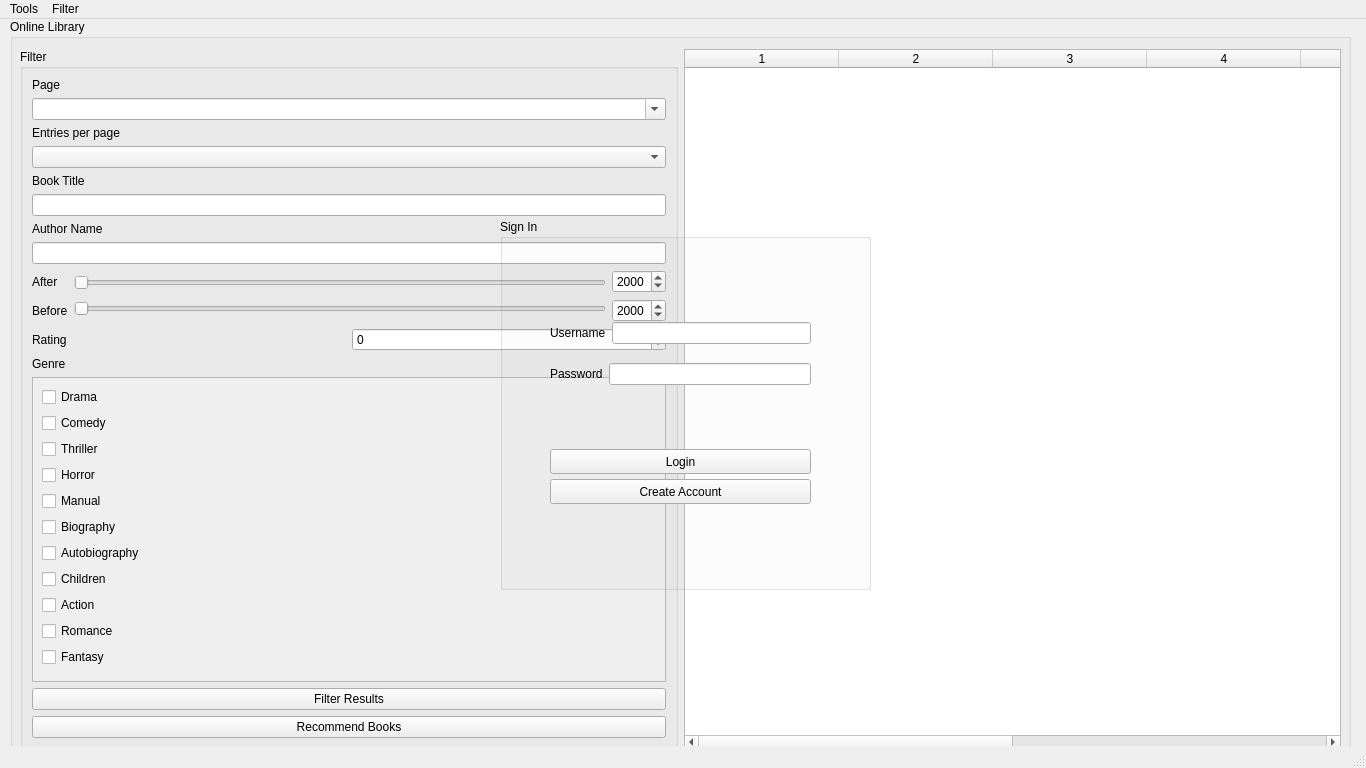
<?xml version="1.0" encoding="UTF-8"?>
<ui version="4.0">
 <class>MainWindow</class>
 <widget class="QMainWindow" name="MainWindow">
  <property name="geometry">
   <rect>
    <x>0</x>
    <y>0</y>
    <width>1366</width>
    <height>768</height>
   </rect>
  </property>
  <property name="font">
   <font>
    <strikeout>false</strikeout>
   </font>
  </property>
  <property name="focusPolicy">
   <enum>Qt::NoFocus</enum>
  </property>
  <property name="windowTitle">
   <string>MainWindow</string>
  </property>
  <widget class="QWidget" name="centralwidget">
   <widget class="QGroupBox" name="loginGroup">
    <property name="geometry">
     <rect>
      <x>500</x>
      <y>200</y>
      <width>371</width>
      <height>371</height>
     </rect>
    </property>
    <property name="title">
     <string>Sign In</string>
    </property>
    <widget class="QPushButton" name="pushButtonLogin">
     <property name="geometry">
      <rect>
       <x>50</x>
       <y>230</y>
       <width>261</width>
       <height>25</height>
      </rect>
     </property>
     <property name="text">
      <string>Login</string>
     </property>
    </widget>
    <widget class="QWidget" name="layoutWidget">
     <property name="geometry">
      <rect>
       <x>50</x>
       <y>90</y>
       <width>261</width>
       <height>91</height>
      </rect>
     </property>
     <layout class="QVBoxLayout" name="verticalLayout">
      <item>
       <layout class="QHBoxLayout" name="horizontalLayout_2">
        <item>
         <widget class="QLabel" name="labelUsername">
          <property name="text">
           <string>Username</string>
          </property>
         </widget>
        </item>
        <item>
         <widget class="QLineEdit" name="lineEditUsername">
          <property name="echoMode">
           <enum>QLineEdit::Normal</enum>
          </property>
         </widget>
        </item>
       </layout>
      </item>
      <item>
       <layout class="QHBoxLayout" name="horizontalLayout">
        <item>
         <widget class="QLabel" name="labelPassword">
          <property name="text">
           <string>Password</string>
          </property>
         </widget>
        </item>
        <item>
         <widget class="QLineEdit" name="lineEditPassword">
          <property name="font">
           <font>
            <strikeout>false</strikeout>
           </font>
          </property>
          <property name="inputMethodHints">
           <set>Qt::ImhHiddenText|Qt::ImhNoAutoUppercase|Qt::ImhNoPredictiveText|Qt::ImhSensitiveData</set>
          </property>
          <property name="inputMask">
           <string notr="true"/>
          </property>
          <property name="echoMode">
           <enum>QLineEdit::Password</enum>
          </property>
         </widget>
        </item>
       </layout>
      </item>
     </layout>
    </widget>
    <widget class="QPushButton" name="pushButtonCreateAccount">
     <property name="geometry">
      <rect>
       <x>50</x>
       <y>260</y>
       <width>261</width>
       <height>25</height>
      </rect>
     </property>
     <property name="text">
      <string>Create Account</string>
     </property>
    </widget>
   </widget>
   <widget class="QGroupBox" name="libGroup">
    <property name="enabled">
     <bool>true</bool>
    </property>
    <property name="geometry">
     <rect>
      <x>10</x>
      <y>0</y>
      <width>1341</width>
      <height>731</height>
     </rect>
    </property>
    <property name="autoFillBackground">
     <bool>false</bool>
    </property>
    <property name="inputMethodHints">
     <set>Qt::ImhNone</set>
    </property>
    <property name="title">
     <string>Online Library</string>
    </property>
    <widget class="QWidget" name="layoutWidget">
     <property name="geometry">
      <rect>
       <x>10</x>
       <y>30</y>
       <width>1321</width>
       <height>701</height>
      </rect>
     </property>
     <layout class="QHBoxLayout" name="LibraryLayout">
      <item>
       <widget class="QGroupBox" name="filterGroup">
        <property name="sizeIncrement">
         <size>
          <width>0</width>
          <height>0</height>
         </size>
        </property>
        <property name="title">
         <string>Filter</string>
        </property>
        <property name="flat">
         <bool>false</bool>
        </property>
        <layout class="QVBoxLayout" name="verticalLayout_9">
         <item>
          <layout class="QVBoxLayout" name="layoutPage">
           <item>
            <widget class="QLabel" name="labelPage">
             <property name="text">
              <string>Page</string>
             </property>
            </widget>
           </item>
           <item>
            <widget class="QComboBox" name="comboBoxPage">
             <property name="editable">
              <bool>true</bool>
             </property>
             <property name="currentIndex">
              <number>-1</number>
             </property>
             <property name="maxCount">
              <number>50</number>
             </property>
            </widget>
           </item>
          </layout>
         </item>
         <item>
          <layout class="QVBoxLayout" name="layoutItemsPage">
           <item>
            <widget class="QLabel" name="labelItemsPage">
             <property name="text">
              <string>Entries per page</string>
             </property>
            </widget>
           </item>
           <item>
            <widget class="QComboBox" name="comboBoxItemsPage">
             <property name="editable">
              <bool>false</bool>
             </property>
             <property name="currentText">
              <string/>
             </property>
             <property name="maxVisibleItems">
              <number>3</number>
             </property>
             <property name="maxCount">
              <number>3</number>
             </property>
            </widget>
           </item>
          </layout>
         </item>
         <item>
          <layout class="QVBoxLayout" name="layoutAuthorTitle">
           <item>
            <widget class="QLabel" name="labelTitle">
             <property name="text">
              <string>Book Title</string>
             </property>
            </widget>
           </item>
           <item>
            <widget class="QLineEdit" name="lineEditTitle"/>
           </item>
           <item>
            <layout class="QVBoxLayout" name="layoutAuthor">
             <item>
              <widget class="QLabel" name="labelAuthor">
               <property name="text">
                <string>Author Name</string>
               </property>
              </widget>
             </item>
             <item>
              <widget class="QLineEdit" name="lineEditAuthor"/>
             </item>
            </layout>
           </item>
          </layout>
         </item>
         <item>
          <layout class="QHBoxLayout" name="layoutYear">
           <item>
            <layout class="QVBoxLayout" name="layoutYearLabels">
             <item>
              <widget class="QLabel" name="labelMinYear">
               <property name="text">
                <string>After</string>
               </property>
              </widget>
             </item>
             <item>
              <widget class="QLabel" name="labelMaxYear">
               <property name="text">
                <string>Before</string>
               </property>
              </widget>
             </item>
            </layout>
           </item>
           <item>
            <layout class="QVBoxLayout" name="layoutYearSliders">
             <item>
              <widget class="QSlider" name="sliderMinYear">
               <property name="minimum">
                <number>1800</number>
               </property>
               <property name="maximum">
                <number>2050</number>
               </property>
               <property name="value">
                <number>1800</number>
               </property>
               <property name="orientation">
                <enum>Qt::Horizontal</enum>
               </property>
               <property name="invertedControls">
                <bool>true</bool>
               </property>
              </widget>
             </item>
             <item>
              <widget class="QSlider" name="sliderMaxYear">
               <property name="minimum">
                <number>1800</number>
               </property>
               <property name="maximum">
                <number>2050</number>
               </property>
               <property name="orientation">
                <enum>Qt::Horizontal</enum>
               </property>
               <property name="invertedControls">
                <bool>true</bool>
               </property>
              </widget>
             </item>
            </layout>
           </item>
           <item>
            <layout class="QVBoxLayout" name="verticalLayout_2">
             <item>
              <widget class="QDateEdit" name="dateEditMin">
               <property name="maximumDate">
                <date>
                 <year>2050</year>
                 <month>1</month>
                 <day>1</day>
                </date>
               </property>
               <property name="minimumDate">
                <date>
                 <year>1800</year>
                 <month>1</month>
                 <day>1</day>
                </date>
               </property>
               <property name="maximumTime">
                <time>
                 <hour>23</hour>
                 <minute>59</minute>
                 <second>59</second>
                </time>
               </property>
               <property name="displayFormat">
                <string>yyyy</string>
               </property>
               <property name="calendarPopup">
                <bool>false</bool>
               </property>
              </widget>
             </item>
             <item>
              <widget class="QDateEdit" name="dateEditMax">
               <property name="maximumDateTime">
                <datetime>
                 <hour>23</hour>
                 <minute>59</minute>
                 <second>59</second>
                 <year>2050</year>
                 <month>1</month>
                 <day>1</day>
                </datetime>
               </property>
               <property name="minimumDate">
                <date>
                 <year>1800</year>
                 <month>1</month>
                 <day>1</day>
                </date>
               </property>
               <property name="displayFormat">
                <string>yyyy</string>
               </property>
              </widget>
             </item>
            </layout>
           </item>
          </layout>
         </item>
         <item>
          <layout class="QHBoxLayout" name="layoutRating">
           <item>
            <widget class="QLabel" name="labelRating">
             <property name="text">
              <string>Rating</string>
             </property>
            </widget>
           </item>
           <item>
            <widget class="QSpinBox" name="spinBoxRating"/>
           </item>
          </layout>
         </item>
         <item>
          <widget class="QLabel" name="labelGenre">
           <property name="text">
            <string>Genre</string>
           </property>
          </widget>
         </item>
         <item>
          <widget class="QScrollArea" name="scrollAreaGenre">
           <property name="widgetResizable">
            <bool>true</bool>
           </property>
           <widget class="QWidget" name="scrollAreaGenreContents">
            <property name="geometry">
             <rect>
              <x>0</x>
              <y>0</y>
              <width>617</width>
              <height>331</height>
             </rect>
            </property>
            <layout class="QVBoxLayout" name="verticalLayout_8">
             <item>
              <widget class="QCheckBox" name="checkBoxDrama">
               <property name="text">
                <string>Drama</string>
               </property>
              </widget>
             </item>
             <item>
              <widget class="QCheckBox" name="checkBoxComedy">
               <property name="text">
                <string>Comedy</string>
               </property>
              </widget>
             </item>
             <item>
              <widget class="QCheckBox" name="checkBoxThriller">
               <property name="text">
                <string>Thriller</string>
               </property>
              </widget>
             </item>
             <item>
              <widget class="QCheckBox" name="checkBoxHorror">
               <property name="text">
                <string>Horror</string>
               </property>
              </widget>
             </item>
             <item>
              <widget class="QCheckBox" name="checkBoxManual">
               <property name="text">
                <string>Manual</string>
               </property>
              </widget>
             </item>
             <item>
              <widget class="QCheckBox" name="checkBoxBio">
               <property name="text">
                <string>Biography</string>
               </property>
              </widget>
             </item>
             <item>
              <widget class="QCheckBox" name="checkBoxAutobio">
               <property name="text">
                <string>Autobiography</string>
               </property>
              </widget>
             </item>
             <item>
              <widget class="QCheckBox" name="checkBoxChildren">
               <property name="text">
                <string>Children</string>
               </property>
              </widget>
             </item>
             <item>
              <widget class="QCheckBox" name="checkBoxAction">
               <property name="text">
                <string>Action</string>
               </property>
              </widget>
             </item>
             <item>
              <widget class="QCheckBox" name="checkBoxRomance">
               <property name="text">
                <string>Romance</string>
               </property>
              </widget>
             </item>
             <item>
              <widget class="QCheckBox" name="checkBoxFantasy">
               <property name="text">
                <string>Fantasy</string>
               </property>
              </widget>
             </item>
            </layout>
           </widget>
          </widget>
         </item>
         <item>
          <widget class="QPushButton" name="pushButtonApplyFilter">
           <property name="text">
            <string>Filter Results</string>
           </property>
          </widget>
         </item>
         <item>
          <widget class="QPushButton" name="getRecommendedBooks">
           <property name="text">
            <string>Recommend Books</string>
           </property>
          </widget>
         </item>
        </layout>
       </widget>
      </item>
      <item>
       <widget class="QTableWidget" name="tableWidgetQueryResult">
        <property name="dragEnabled">
         <bool>false</bool>
        </property>
        <property name="alternatingRowColors">
         <bool>false</bool>
        </property>
        <property name="verticalScrollMode">
         <enum>QAbstractItemView::ScrollPerItem</enum>
        </property>
        <property name="showGrid">
         <bool>false</bool>
        </property>
        <property name="gridStyle">
         <enum>Qt::SolidLine</enum>
        </property>
        <property name="wordWrap">
         <bool>true</bool>
        </property>
        <property name="columnCount">
         <number>8</number>
        </property>
        <attribute name="horizontalHeaderDefaultSectionSize">
         <number>154</number>
        </attribute>
        <column/>
        <column/>
        <column/>
        <column/>
        <column/>
        <column/>
        <column/>
        <column/>
       </widget>
      </item>
     </layout>
    </widget>
   </widget>
   <zorder>libGroup</zorder>
   <zorder>loginGroup</zorder>
  </widget>
  <widget class="QMenuBar" name="menubar">
   <property name="geometry">
    <rect>
     <x>0</x>
     <y>0</y>
     <width>1366</width>
     <height>22</height>
    </rect>
   </property>
   <widget class="QMenu" name="menuClient">
    <property name="title">
     <string>Tools</string>
    </property>
    <addaction name="actionSettings"/>
    <addaction name="separator"/>
    <addaction name="actionDisconnect"/>
    <addaction name="actionQuit"/>
   </widget>
   <widget class="QMenu" name="menuFilter">
    <property name="enabled">
     <bool>true</bool>
    </property>
    <property name="title">
     <string>Filter</string>
    </property>
    <addaction name="actionHide_Show"/>
   </widget>
   <addaction name="menuClient"/>
   <addaction name="menuFilter"/>
  </widget>
  <widget class="QStatusBar" name="statusbar"/>
  <action name="actionSettings">
   <property name="text">
    <string>Settings</string>
   </property>
  </action>
  <action name="actionDisconnect">
   <property name="text">
    <string>Disconnect</string>
   </property>
  </action>
  <action name="actionHide_Show">
   <property name="text">
    <string>Hide/Show</string>
   </property>
  </action>
  <action name="actionQuit">
   <property name="text">
    <string>Quit</string>
   </property>
  </action>
 </widget>
 <resources/>
 <connections/>
</ui>
